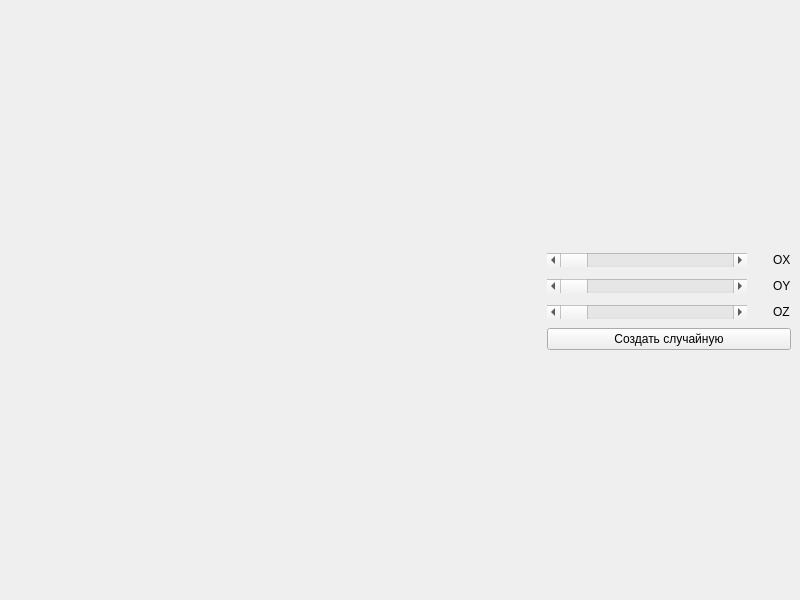
<?xml version="1.0" encoding="UTF-8"?>
<ui version="4.0">
 <class>MainWindow</class>
 <widget class="QMainWindow" name="MainWindow">
  <property name="geometry">
   <rect>
    <x>0</x>
    <y>0</y>
    <width>800</width>
    <height>600</height>
   </rect>
  </property>
  <property name="windowTitle">
   <string>MainWindow</string>
  </property>
  <widget class="QWidget" name="centralwidget">
   <layout class="QHBoxLayout" name="horizontalLayout_5">
    <item>
     <layout class="QHBoxLayout" name="horizontalLayout_4">
      <item>
       <widget class="Canvas" name="canvas" native="true">
        <property name="sizePolicy">
         <sizepolicy hsizetype="MinimumExpanding" vsizetype="Preferred">
          <horstretch>0</horstretch>
          <verstretch>0</verstretch>
         </sizepolicy>
        </property>
       </widget>
      </item>
      <item>
       <layout class="QVBoxLayout" name="verticalLayout">
        <item>
         <spacer name="verticalSpacer_2">
          <property name="orientation">
           <enum>Qt::Vertical</enum>
          </property>
          <property name="sizeHint" stdset="0">
           <size>
            <width>20</width>
            <height>40</height>
           </size>
          </property>
         </spacer>
        </item>
        <item>
         <layout class="QHBoxLayout" name="horizontalLayoutOX">
          <item>
           <widget class="QScrollBar" name="scrollBarOX">
            <property name="sizePolicy">
             <sizepolicy hsizetype="Minimum" vsizetype="Fixed">
              <horstretch>200</horstretch>
              <verstretch>0</verstretch>
             </sizepolicy>
            </property>
            <property name="minimumSize">
             <size>
              <width>200</width>
              <height>0</height>
             </size>
            </property>
            <property name="orientation">
             <enum>Qt::Horizontal</enum>
            </property>
           </widget>
          </item>
          <item>
           <spacer name="horizontalSpacer">
            <property name="orientation">
             <enum>Qt::Horizontal</enum>
            </property>
            <property name="sizeType">
             <enum>QSizePolicy::Maximum</enum>
            </property>
            <property name="sizeHint" stdset="0">
             <size>
              <width>20</width>
              <height>20</height>
             </size>
            </property>
           </spacer>
          </item>
          <item>
           <widget class="QLabel" name="labelOX">
            <property name="sizePolicy">
             <sizepolicy hsizetype="Maximum" vsizetype="Preferred">
              <horstretch>0</horstretch>
              <verstretch>0</verstretch>
             </sizepolicy>
            </property>
            <property name="text">
             <string>OX</string>
            </property>
           </widget>
          </item>
         </layout>
        </item>
        <item>
         <layout class="QHBoxLayout" name="horizontalLayoutOY">
          <item>
           <widget class="QScrollBar" name="scrollBarOY">
            <property name="sizePolicy">
             <sizepolicy hsizetype="Minimum" vsizetype="Fixed">
              <horstretch>200</horstretch>
              <verstretch>0</verstretch>
             </sizepolicy>
            </property>
            <property name="minimumSize">
             <size>
              <width>200</width>
              <height>0</height>
             </size>
            </property>
            <property name="orientation">
             <enum>Qt::Horizontal</enum>
            </property>
           </widget>
          </item>
          <item>
           <spacer name="horizontalSpacer_2">
            <property name="orientation">
             <enum>Qt::Horizontal</enum>
            </property>
            <property name="sizeType">
             <enum>QSizePolicy::Maximum</enum>
            </property>
            <property name="sizeHint" stdset="0">
             <size>
              <width>20</width>
              <height>20</height>
             </size>
            </property>
           </spacer>
          </item>
          <item>
           <widget class="QLabel" name="labelOY">
            <property name="sizePolicy">
             <sizepolicy hsizetype="Maximum" vsizetype="Preferred">
              <horstretch>0</horstretch>
              <verstretch>0</verstretch>
             </sizepolicy>
            </property>
            <property name="text">
             <string>OY</string>
            </property>
           </widget>
          </item>
         </layout>
        </item>
        <item>
         <layout class="QHBoxLayout" name="horizontalLayoutOZ">
          <item>
           <widget class="QScrollBar" name="scrollBarOZ">
            <property name="sizePolicy">
             <sizepolicy hsizetype="Fixed" vsizetype="Fixed">
              <horstretch>200</horstretch>
              <verstretch>200</verstretch>
             </sizepolicy>
            </property>
            <property name="minimumSize">
             <size>
              <width>200</width>
              <height>0</height>
             </size>
            </property>
            <property name="orientation">
             <enum>Qt::Horizontal</enum>
            </property>
           </widget>
          </item>
          <item>
           <spacer name="horizontalSpacer_3">
            <property name="orientation">
             <enum>Qt::Horizontal</enum>
            </property>
            <property name="sizeType">
             <enum>QSizePolicy::Maximum</enum>
            </property>
            <property name="sizeHint" stdset="0">
             <size>
              <width>20</width>
              <height>20</height>
             </size>
            </property>
           </spacer>
          </item>
          <item>
           <widget class="QLabel" name="labelOZ">
            <property name="sizePolicy">
             <sizepolicy hsizetype="Maximum" vsizetype="Preferred">
              <horstretch>0</horstretch>
              <verstretch>0</verstretch>
             </sizepolicy>
            </property>
            <property name="text">
             <string>OZ</string>
            </property>
           </widget>
          </item>
         </layout>
        </item>
        <item>
         <widget class="QPushButton" name="buttonCreateRandom">
          <property name="text">
           <string>Создать случайную</string>
          </property>
         </widget>
        </item>
        <item>
         <spacer name="verticalSpacer">
          <property name="orientation">
           <enum>Qt::Vertical</enum>
          </property>
          <property name="sizeHint" stdset="0">
           <size>
            <width>20</width>
            <height>40</height>
           </size>
          </property>
         </spacer>
        </item>
       </layout>
      </item>
     </layout>
    </item>
   </layout>
  </widget>
 </widget>
 <customwidgets>
  <customwidget>
   <class>Canvas</class>
   <extends>QWidget</extends>
   <header>../moduls/canvas/Canvas.h</header>
   <container>1</container>
  </customwidget>
 </customwidgets>
 <resources/>
 <connections/>
</ui>
